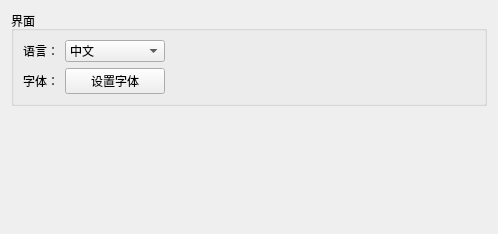
          <widget class="QWidget" name="generalPage">
           <layout class="QGridLayout" name="gridLayout_6">
            <item row="0" column="0">
             <widget class="QGroupBox" name="interfaceGroupBox">
              <property name="title">
               <string>界面</string>
              </property>
              <layout class="QGridLayout" name="gridLayout_5">
               <item row="0" column="0">
                <widget class="QLabel" name="languageLabel">
                 <property name="text">
                  <string>语言：</string>
                 </property>
                </widget>
               </item>
               <item row="0" column="1">
                <widget class="QComboBox" name="selectLanguageComboBox">
                 <property name="minimumSize">
                  <size>
                   <width>100</width>
                   <height>0</height>
                  </size>
                 </property>
                 <property name="toolTip">
                  <string>设置程序语言。</string>
                 </property>
                 <property name="statusTip">
                  <string>设置程序语言。</string>
                 </property>
                 <item>
                  <property name="text">
                   <string>中文</string>
                  </property>
                 </item>
                 <item>
                  <property name="text">
                   <string>English</string>
                  </property>
                 </item>
                </widget>
               </item>
               <item row="0" column="2">
                <spacer name="languageHorizontalSpacer">
                 <property name="orientation">
                  <enum>Qt::Horizontal</enum>
                 </property>
                 <property name="sizeHint" stdset="0">
                  <size>
                   <width>310</width>
                   <height>20</height>
                  </size>
                 </property>
                </spacer>
               </item>
               <item row="1" column="0">
                <widget class="QLabel" name="fontLabel">
                 <property name="text">
                  <string>字体：</string>
                 </property>
                </widget>
               </item>
               <item row="1" column="1">
                <widget class="QPushButton" name="setFontButton">
                 <property name="minimumSize">
                  <size>
                   <width>100</width>
                   <height>0</height>
                  </size>
                 </property>
                 <property name="toolTip">
                  <string>设置程序字体。</string>
                 </property>
                 <property name="statusTip">
                  <string>设置程序字体。</string>
                 </property>
                 <property name="text">
                  <string>设置字体</string>
                 </property>
                </widget>
               </item>
               <item row="1" column="2">
                <spacer name="fontHorizontalSpacer">
                 <property name="orientation">
                  <enum>Qt::Horizontal</enum>
                 </property>
                 <property name="sizeHint" stdset="0">
                  <size>
                   <width>310</width>
                   <height>20</height>
                  </size>
                 </property>
                </spacer>
               </item>
              </layout>
             </widget>
            </item>
            <item row="1" column="0">
             <spacer name="generalVerticalSpacer">
              <property name="orientation">
               <enum>Qt::Vertical</enum>
              </property>
              <property name="sizeHint" stdset="0">
               <size>
                <width>20</width>
                <height>117</height>
               </size>
              </property>
             </spacer>
            </item>
           </layout>
          </widget>
